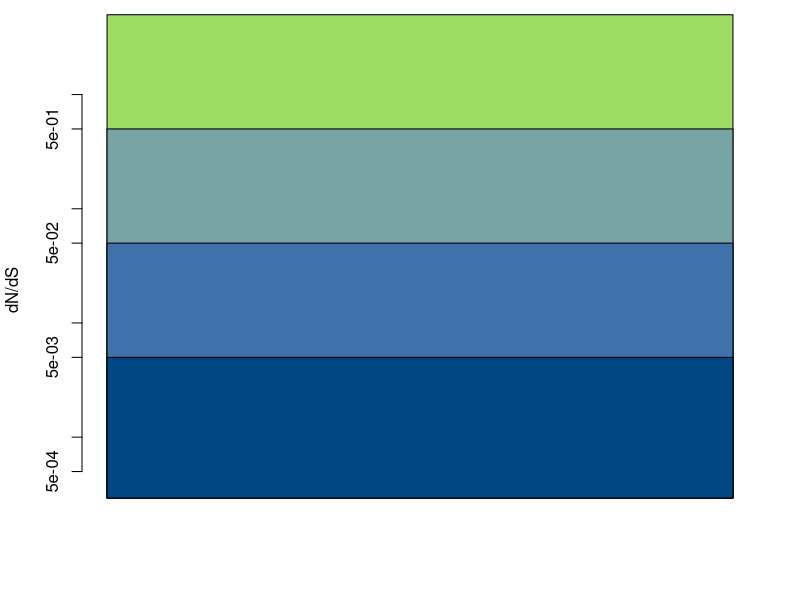

The R source for this figure:
aa_val <- read.table('rho_dnds.tsv', sep = '\t', header = TRUE)

# Number of bins and colour scheme can be modified
cut_df <- data.frame(
	Bins = c(0.005, 0.05, 0.5, 5),
	Colours = c('#004784', '#3f72aa', '#78a4a5', '#9edc66')
	)

aa_val$Bin_Colour <-cut(as.numeric(aa_val[[2]]), 
	breaks = c(0,cut_df$Bins),
	labels = cut_df$Colours)

aa_val$model <- 0

for(i in 1:nrow(aa_val)){
	j <- col2rgb(as.character(aa_val$Bin_Colour[i]))
	aa_val$Red[i] <- j[[1]]
	aa_val$Green[i] <- j[[2]]
	aa_val$Blue[i] <- j[[3]]
}

write.table(aa_val[c(1,4,5,6,7)], "chimera_col_data.scf", 
	col.names = F, row.names = F, sep="\t")

barplot(rev(cut_df$Bins), col=rev(cut_df$Colours), space = -1, 
	ylab="dN/dS", 
	ylim = c(min(aa_val[2]), max(aa_val[2])), 
	log="y")